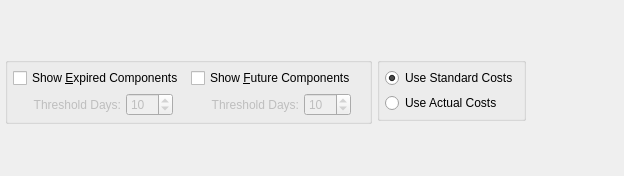
<?xml version="1.0" encoding="UTF-8"?>
<ui version="4.0">
 <comment>This file is part of the xTuple ERP: PostBooks Edition, a free and
open source Enterprise Resource Planning software suite,
Copyright (c) 1999-2019 by OpenMFG LLC, d/b/a xTuple.
It is licensed to you under the Common Public Attribution License
version 1.0, the full text of which (including xTuple-specific Exhibits)
is available at www.xtuple.com/CPAL.  By using this software, you agree
to be bound by its terms.</comment>
 <class>dspCostedSummarizedBOM</class>
 <widget class="QWidget" name="dspCostedSummarizedBOM">
  <property name="geometry">
   <rect>
    <x>0</x>
    <y>0</y>
    <width>624</width>
    <height>176</height>
   </rect>
  </property>
  <property name="windowTitle">
   <string>Costed Summarized Bill of Materials</string>
  </property>
  <layout class="QVBoxLayout" name="verticalLayout_6">
   <item>
    <layout class="QHBoxLayout" name="horizontalLayout_4">
     <item>
      <widget class="ItemCluster" name="_item">
       <property name="focusPolicy">
        <enum>Qt::StrongFocus</enum>
       </property>
      </widget>
     </item>
     <item>
      <layout class="QVBoxLayout" name="verticalLayout_4">
       <property name="spacing">
        <number>0</number>
       </property>
       <item>
        <widget class="RevisionCluster" name="_revision">
         <property name="focusPolicy">
          <enum>Qt::StrongFocus</enum>
         </property>
         <property name="mode">
          <enum>RevisionLineEdit::View</enum>
         </property>
         <property name="type">
          <enum>RevisionLineEdit::BOM</enum>
         </property>
        </widget>
       </item>
       <item>
        <spacer name="verticalSpacer_2">
         <property name="orientation">
          <enum>Qt::Vertical</enum>
         </property>
         <property name="sizeType">
          <enum>QSizePolicy::Expanding</enum>
         </property>
         <property name="sizeHint" stdset="0">
          <size>
           <width>20</width>
           <height>0</height>
          </size>
         </property>
        </spacer>
       </item>
      </layout>
     </item>
     <item>
      <spacer>
       <property name="orientation">
        <enum>Qt::Horizontal</enum>
       </property>
       <property name="sizeType">
        <enum>QSizePolicy::Expanding</enum>
       </property>
       <property name="sizeHint" stdset="0">
        <size>
         <width>0</width>
         <height>20</height>
        </size>
       </property>
      </spacer>
     </item>
    </layout>
   </item>
   <item>
    <layout class="QHBoxLayout" name="horizontalLayout_5">
     <item>
      <widget class="QGroupBox" name="_showGroup">
       <property name="title">
        <string/>
       </property>
       <layout class="QHBoxLayout" name="horizontalLayout_3">
        <item>
         <layout class="QVBoxLayout" name="verticalLayout_2">
          <item>
           <widget class="XCheckBox" name="_showExpired">
            <property name="text">
             <string>Show &amp;Expired Components</string>
            </property>
           </widget>
          </item>
          <item>
           <layout class="QHBoxLayout" name="horizontalLayout">
            <item>
             <spacer>
              <property name="orientation">
               <enum>Qt::Horizontal</enum>
              </property>
              <property name="sizeType">
               <enum>QSizePolicy::Fixed</enum>
              </property>
              <property name="sizeHint" stdset="0">
               <size>
                <width>20</width>
                <height>13</height>
               </size>
              </property>
             </spacer>
            </item>
            <item>
             <widget class="QLabel" name="_expiredDaysLit">
              <property name="enabled">
               <bool>false</bool>
              </property>
              <property name="text">
               <string>Threshold Days:</string>
              </property>
              <property name="alignment">
               <set>Qt::AlignRight|Qt::AlignTrailing|Qt::AlignVCenter</set>
              </property>
             </widget>
            </item>
            <item>
             <widget class="QSpinBox" name="_expiredDays">
              <property name="enabled">
               <bool>false</bool>
              </property>
              <property name="minimum">
               <number>0</number>
              </property>
              <property name="maximum">
               <number>999</number>
              </property>
              <property name="value">
               <number>10</number>
              </property>
             </widget>
            </item>
            <item>
             <spacer>
              <property name="orientation">
               <enum>Qt::Horizontal</enum>
              </property>
              <property name="sizeType">
               <enum>QSizePolicy::Preferred</enum>
              </property>
              <property name="sizeHint" stdset="0">
               <size>
                <width>13</width>
                <height>16</height>
               </size>
              </property>
             </spacer>
            </item>
           </layout>
          </item>
         </layout>
        </item>
        <item>
         <layout class="QVBoxLayout" name="verticalLayout">
          <item>
           <widget class="XCheckBox" name="_showFuture">
            <property name="text">
             <string>Show &amp;Future Components</string>
            </property>
           </widget>
          </item>
          <item>
           <layout class="QHBoxLayout" name="horizontalLayout_2">
            <item>
             <spacer>
              <property name="orientation">
               <enum>Qt::Horizontal</enum>
              </property>
              <property name="sizeType">
               <enum>QSizePolicy::Fixed</enum>
              </property>
              <property name="sizeHint" stdset="0">
               <size>
                <width>20</width>
                <height>13</height>
               </size>
              </property>
             </spacer>
            </item>
            <item>
             <widget class="QLabel" name="_effectiveDaysLit">
              <property name="enabled">
               <bool>false</bool>
              </property>
              <property name="text">
               <string>Threshold Days:</string>
              </property>
              <property name="alignment">
               <set>Qt::AlignRight|Qt::AlignTrailing|Qt::AlignVCenter</set>
              </property>
             </widget>
            </item>
            <item>
             <widget class="QSpinBox" name="_effectiveDays">
              <property name="enabled">
               <bool>false</bool>
              </property>
              <property name="minimum">
               <number>0</number>
              </property>
              <property name="maximum">
               <number>999</number>
              </property>
              <property name="value">
               <number>10</number>
              </property>
             </widget>
            </item>
            <item>
             <spacer>
              <property name="orientation">
               <enum>Qt::Horizontal</enum>
              </property>
              <property name="sizeType">
               <enum>QSizePolicy::Preferred</enum>
              </property>
              <property name="sizeHint" stdset="0">
               <size>
                <width>13</width>
                <height>13</height>
               </size>
              </property>
             </spacer>
            </item>
           </layout>
          </item>
         </layout>
        </item>
       </layout>
      </widget>
     </item>
     <item>
      <layout class="QVBoxLayout" name="verticalLayout_5">
       <property name="spacing">
        <number>0</number>
       </property>
       <item>
        <widget class="QGroupBox" name="_costsGroup">
         <property name="title">
          <string/>
         </property>
         <layout class="QVBoxLayout" name="verticalLayout_3">
          <item>
           <widget class="QRadioButton" name="_useStandardCosts">
            <property name="text">
             <string>Use Standard Costs</string>
            </property>
            <property name="checked">
             <bool>true</bool>
            </property>
           </widget>
          </item>
          <item>
           <widget class="QRadioButton" name="_useActualCosts">
            <property name="text">
             <string>Use Actual Costs</string>
            </property>
           </widget>
          </item>
         </layout>
        </widget>
       </item>
       <item>
        <spacer name="verticalSpacer_3">
         <property name="orientation">
          <enum>Qt::Vertical</enum>
         </property>
         <property name="sizeType">
          <enum>QSizePolicy::Expanding</enum>
         </property>
         <property name="sizeHint" stdset="0">
          <size>
           <width>20</width>
           <height>0</height>
          </size>
         </property>
        </spacer>
       </item>
      </layout>
     </item>
     <item>
      <spacer name="spacer">
       <property name="orientation">
        <enum>Qt::Horizontal</enum>
       </property>
       <property name="sizeType">
        <enum>QSizePolicy::Expanding</enum>
       </property>
       <property name="sizeHint" stdset="0">
        <size>
         <width>0</width>
         <height>20</height>
        </size>
       </property>
      </spacer>
     </item>
    </layout>
   </item>
   <item>
    <spacer name="verticalSpacer">
     <property name="orientation">
      <enum>Qt::Vertical</enum>
     </property>
     <property name="sizeHint" stdset="0">
      <size>
       <width>20</width>
       <height>0</height>
      </size>
     </property>
    </spacer>
   </item>
  </layout>
 </widget>
 <layoutdefault spacing="5" margin="5"/>
 <customwidgets>
  <customwidget>
   <class>ItemCluster</class>
   <extends>QWidget</extends>
   <header>itemcluster.h</header>
   <container>1</container>
  </customwidget>
  <customwidget>
   <class>RevisionCluster</class>
   <extends>QWidget</extends>
   <header>revisioncluster.h</header>
  </customwidget>
  <customwidget>
   <class>XCheckBox</class>
   <extends>QCheckBox</extends>
   <header>xcheckbox.h</header>
  </customwidget>
 </customwidgets>
 <tabstops>
  <tabstop>_item</tabstop>
  <tabstop>_revision</tabstop>
  <tabstop>_showExpired</tabstop>
  <tabstop>_expiredDays</tabstop>
  <tabstop>_showFuture</tabstop>
  <tabstop>_effectiveDays</tabstop>
  <tabstop>_useStandardCosts</tabstop>
  <tabstop>_useActualCosts</tabstop>
 </tabstops>
 <resources/>
 <connections>
  <connection>
   <sender>_showExpired</sender>
   <signal>toggled(bool)</signal>
   <receiver>_expiredDaysLit</receiver>
   <slot>setEnabled(bool)</slot>
   <hints>
    <hint type="sourcelabel">
     <x>20</x>
     <y>20</y>
    </hint>
    <hint type="destinationlabel">
     <x>20</x>
     <y>20</y>
    </hint>
   </hints>
  </connection>
  <connection>
   <sender>_showExpired</sender>
   <signal>toggled(bool)</signal>
   <receiver>_expiredDays</receiver>
   <slot>setEnabled(bool)</slot>
   <hints>
    <hint type="sourcelabel">
     <x>20</x>
     <y>20</y>
    </hint>
    <hint type="destinationlabel">
     <x>20</x>
     <y>20</y>
    </hint>
   </hints>
  </connection>
  <connection>
   <sender>_showFuture</sender>
   <signal>toggled(bool)</signal>
   <receiver>_effectiveDaysLit</receiver>
   <slot>setEnabled(bool)</slot>
   <hints>
    <hint type="sourcelabel">
     <x>20</x>
     <y>20</y>
    </hint>
    <hint type="destinationlabel">
     <x>20</x>
     <y>20</y>
    </hint>
   </hints>
  </connection>
  <connection>
   <sender>_showFuture</sender>
   <signal>toggled(bool)</signal>
   <receiver>_effectiveDays</receiver>
   <slot>setEnabled(bool)</slot>
   <hints>
    <hint type="sourcelabel">
     <x>20</x>
     <y>20</y>
    </hint>
    <hint type="destinationlabel">
     <x>20</x>
     <y>20</y>
    </hint>
   </hints>
  </connection>
  <connection>
   <sender>_item</sender>
   <signal>newId(int)</signal>
   <receiver>_revision</receiver>
   <slot>setTargetId(int)</slot>
   <hints>
    <hint type="sourcelabel">
     <x>126</x>
     <y>41</y>
    </hint>
    <hint type="destinationlabel">
     <x>339</x>
     <y>25</y>
    </hint>
   </hints>
  </connection>
 </connections>
</ui>
